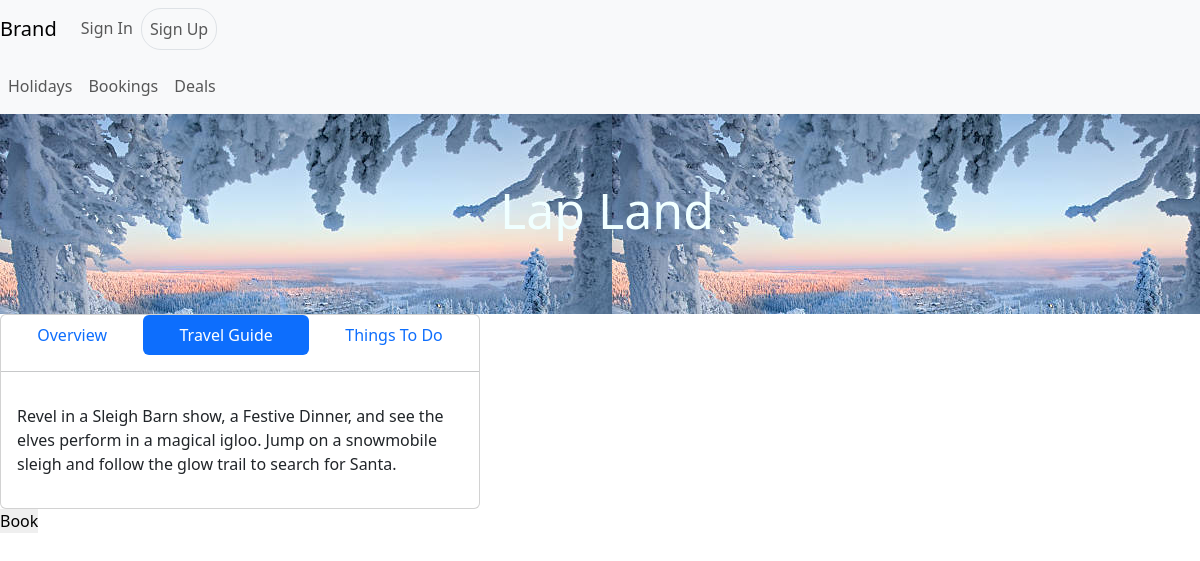
Page /Travel on the committed database.
### santas/models.py (models this page shows)
class Destination(models.Model):
    main_img = models.ImageField(upload_to='static/images/')
    second_img = models.ImageField(upload_to='static/images/')
    Title = models.CharField(max_length=20)
    Overview_desc = models.CharField(max_length=1000)
    Travel_Guide_desc = models.CharField(max_length=1000,default=0)
    Things_to_do_desc = models.CharField(max_length=1000,default=0)
    adult_price = models.CharField(max_length=20)
    children_price = models.CharField(max_length=20)
    infants_price = models.CharField(max_length=20)

### santas/views.py (the view)
# urls.py: path('Travel',views.Travel,name='Travel'),
def Travel(request):
    global idnumber
    obj = Destination.objects.all()
    original = obj.filter(id=idnumber)
    context = {'base':obj,'original':original,'idnumber':idnumber}
    return render(request,'sidebar_travel_guide.html',context=context)

### santas/templates/sidebar_travel_guide.html
{% extends 'base.html' %}
{% block sidebar %}
{% for items in original %}
<div class="image" style="background-image: url({{items.main_img.url}}); height: 200px; "><h3 style="z-index: 1; position: absolute; top: 180px; left: 500px; font-size: 50px; color: azure;">{{items.Title}}</h3></div>
<div class="card sidebar" id="sidebar">
    <ul class="nav nav-pills nav-fill">
        <li class="nav-item">
          <a class="nav-link" href="{% url '' %}">Overview</a>
        </li>
        <li class="nav-item">
          <a class="nav-link active" href="{% url 'Travel' %}">Travel Guide</a>
        </li>
        <li class="nav-item">
          <a class="nav-link" href="{% url 'Things' %}">Things To Do</a>
        </li>
      </ul>
    <hr>
    <div class="card-body">
        <p id="Change">{{items.Travel_Guide_desc}}</p>
        {% endfor %}
    </div>
</div>
<form  method="post">
  <input type="submit" name="Book" value="Book">
</form>
{% endblock %}

### santas/static/css/style.css (style rules this page uses)
* { padding: 0; border: 0; margin: 0px; box-sizing: border-box; }
.sidebar { width: 40vw; }

### rows in the picture
Destination: main_img (picture), Title "Lap Land", Travel_Guide_desc "Revel in a Sleigh Barn show, a Festive Dinner, and see the elves perform in a magical igloo. Jump on a snowmobile sleigh and follow the glow trail to search for Santa."
